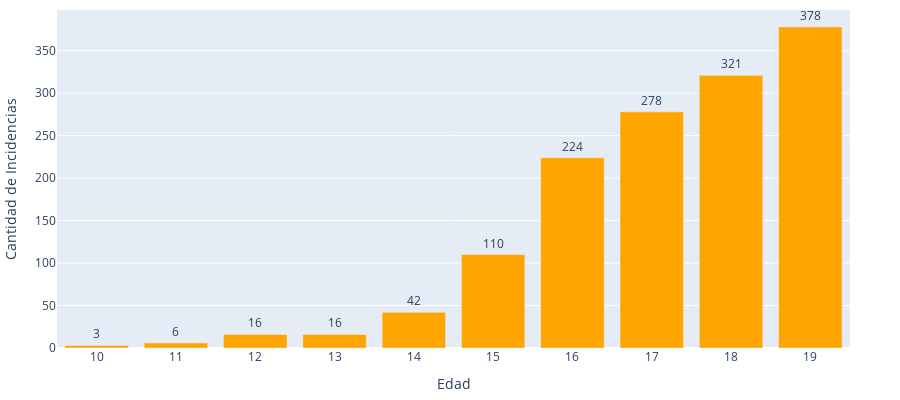

The notebook cell this image was saved under:
### Code cell
# Contar el número de incidencias por año
incidencias_por_edad = MORT_MAT['edad'].value_counts().sort_index()
incidencias_por_edad.to_csv('C://Users//sdvc0//OneDrive//Escritorio//REPOSITORIO_ENAPEA//BACK//Mortalidad//Materna//Gráficas//MORT_MAT_2.csv', index=False)

# Crear la gráfica con Plotly
fig = px.bar(incidencias_por_edad, x=incidencias_por_edad.index, y=incidencias_por_edad.values, 
             labels={'x': 'Edad', 'y': 'Cantidad de Muertes'}, 
             title='Cantidad de Muertes por edad') 

# Agregar etiquetas de valores encima de cada barra
fig.update_traces(text=incidencias_por_edad.values, textposition='outside', marker_color='orange')

# Mejorar el diseño de la gráfica
fig.update_layout(
    xaxis_title='Edad',
    yaxis_title='Cantidad de Incidencias',
    title={
        'text': '',
         'y': 0.9,
        'x': 0.5,
        'xanchor': 'center',
        'yanchor': 'top'
    },
    uniformtext_minsize=8,
    uniformtext_mode='hide',
    autosize=True,  # Permite que la gráfica se ajuste automáticamente al contenedor
    margin=dict(l=50, r=50, t=10, b=10),  # Ajusta los márgenes para evitar recortes de etiqueta
    xaxis=dict(
        tickmode='linear',  # Asegura que todos los valores del eje x se muestren
        automargin=True  # Ajusta automáticamente el margen del eje x
    ),
    height=400,  # Altura inicial de la gráfica
)
fig.show()
fig.write_html('C://Users//sdvc0//OneDrive//Escritorio//REPOSITORIO_ENAPEA//BACK//Mortalidad//Materna//Gráficas//MORT_MAT_2.html')

### Figure 1 — Plotly figure (JSON) as saved in the notebook; plotly's stock layout.template omitted (floating-point values rounded to 4 significant figures)
{"data": [{"alignmentgroup": "True", "hovertemplate": "edad=%{x}<br>Cantidad de Muertes=%{y}<extra></extra>", "legendgroup": "", "marker": {"color": "orange", "pattern": {"shape": ""}}, "name": "", "offsetgroup": "", "orientation": "v", "showlegend": false, "text": [3, 6, 16, 16, 42, 110, 224, 278, 321, 378], "textposition": "outside", "type": "bar", "x": [10, 11, 12, 13, 14, 15, 16, 17, 18, 19], "xaxis": "x", "y": [3, 6, 16, 16, 42, 110, 224, 278, 321, 378], "yaxis": "y"}], "layout": {"autosize": true, "barmode": "relative", "height": 400, "legend": {"tracegroupgap": 0}, "margin": {"b": 10, "l": 50, "r": 50, "t": 10}, "title": {"text": "", "x": 0.5, "xanchor": "center", "y": 0.9, "yanchor": "top"}, "uniformtext": {"minsize": 8, "mode": "hide"}, "xaxis": {"anchor": "y", "automargin": true, "domain": [0, 1], "tickmode": "linear", "title": {"text": "Edad"}}, "yaxis": {"anchor": "x", "domain": [0, 1], "title": {"text": "Cantidad de Incidencias"}}}}
